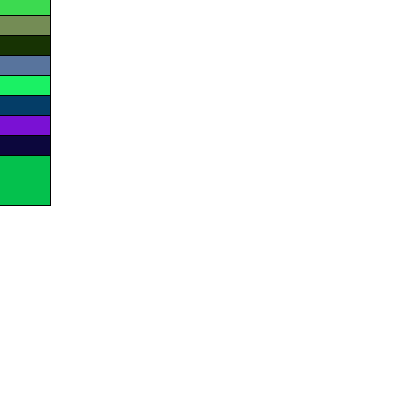
Frame 1 (no input)
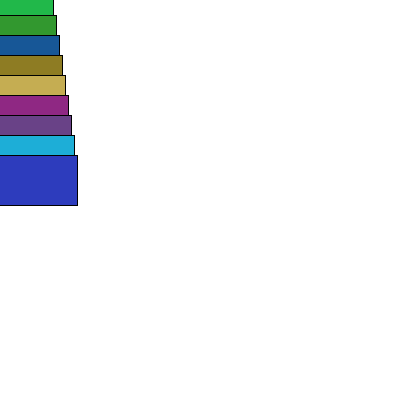
Frame 60 (the mouse pressed at the canvas centre just before this capture)
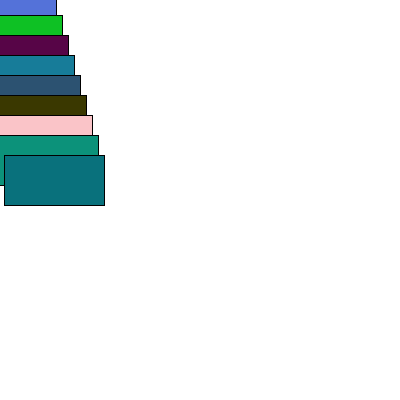
Frame 120 (the mouse held since frame 60 and released just before this capture)

The Processing sketch that drew these frames (run headless with seeded random() and noise(); from frame 60 on, the mouse is pressed at the canvas centre):

// Processing sketch: task_4_september_21
// ── task_4_september_21.pde
Square[] squares = new Square[10] ;
 void setup() {
 size(400,400);
 smooth();
 for (int i = 0; i < squares.length; i++) {
 squares[i]= new Square(color(i*2),0,i*20,i/20.0);
 }
 }
 void draw() {
 background(255);
 for (int i = 0; i < squares.length; i++) {
squares[i].move();
 squares[i].display();
 }
 }
 

// ── class.pde
class Square {
 color c;
 float xpos;
 float ypos;
 float xspeed;
 Square(color c_, float xpos_, float ypos_, float xspeed_) {
 c = c_;
 xpos = xpos_;
 ypos = ypos_;
 xspeed= xspeed_;
 }
 void display() {
 rectMode(CENTER);
 stroke(0);
 fill(random(255),random(255),random(255));
 rect(xpos,ypos,100,50);
 }
 void move() {
 xpos = xpos + xspeed;
 if (xpos > width) {
 xpos = 0;
 }
 }
 } 
